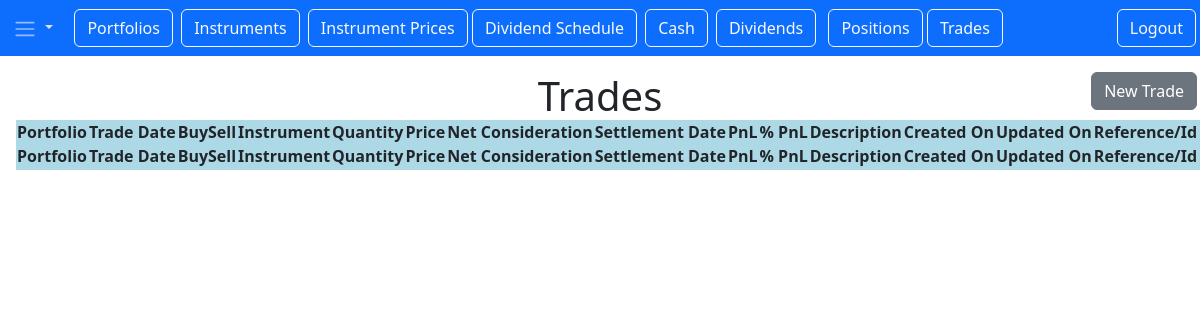
Before: /trades (signed in) with the older database file.
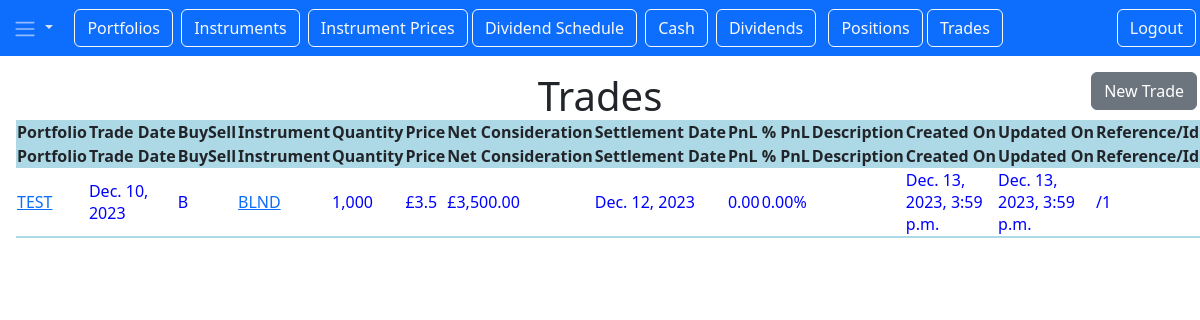
After: the same page with the newer database file.
### trade/models.py (models this page shows)
class Trade(models.Model):
    id = models.AutoField(primary_key=True)
    reference = models.CharField(max_length=20, unique=False)
    buy_sell = models.CharField(max_length=1, unique=False)
    quantity = models.DecimalField(max_digits=12, decimal_places=0)
    price = models.DecimalField(max_digits=12, decimal_places=6)
    net_consideration = models.DecimalField(max_digits=12, decimal_places=2)
    trade_date = models.DateField(null=False)
    settle_date = models.DateField(null=True)
    description = models.CharField(max_length=100, unique=False)
    pnl = models.DecimalField(max_digits=12, decimal_places=2, default=0)
    created_on = models.DateTimeField(auto_now_add=True)
    updated_on = models.DateTimeField(auto_now=True)
    portfolio = models.ForeignKey(Portfolio, on_delete=models.CASCADE)
    instrument = models.ForeignKey(Instrument, on_delete=models.CASCADE)
    user = models.ForeignKey(User, null=True, on_delete=models.SET_NULL)
    class Meta:
        db_table = "app_trade"
    @property
    def pnl_percent(self):
        return 100 * self.pnl / (self.net_consideration - self.pnl)

### portfolio/models.py (models this page shows)
class Portfolio(models.Model):
    id = models.AutoField(primary_key=True)
    name = models.CharField(max_length=10, unique=True)
    description = models.CharField(max_length= 100, unique=False)
    created_on = models.DateTimeField(auto_now_add=True)
    updated_on = models.DateTimeField(auto_now=True)
    class Meta:
        db_table = "app_portfolio"
        ordering = ('name',)
    def __str__(self):
        return f"{self.name}"

### instrument/models.py (models this page shows)
class Instrument(models.Model):
    id = models.AutoField(primary_key=True)
    code = models.CharField(max_length=10, unique=True, blank=False)
    sedol =  models.CharField(max_length =10, unique=False)
    alt_code = models.CharField(max_length=10, unique=False, default='')
    description = models.CharField(max_length=100, unique=False)
    price_source = models.CharField(max_length=20, unique=False)
    price_source_code = models.CharField(max_length=10, default='')
    dividend_info_link = models.URLField(null=False, default='')
    company_link = models.URLField(null=False, default='')
    sector = models.CharField(max_length=20, unique=False, default='')
    dividend_frequency = models.IntegerField(unique=False, default=2)
    created_on = models.DateTimeField(auto_now_add=True)
    updated_on = models.DateTimeField(auto_now=True)
    user = models.ForeignKey(User, null=True, on_delete=models.SET_NULL)
    yahoo_chart = ''
    yahoo_info = ''
    class Meta:
        db_table = "app_instrument"
        ordering = ('code',)
    def __str__(self):
        return f"{self.code}"

### trade/views.py (the view)
# urls.py: path('trades', views.TradeListView.as_view(), name='trade.list'),
class TradeListView(LoginRequiredMixin, ListView):
    model = Trade
    context_object_name = "trades"
    template_name = 'trade_list.html'
    login_url = "/login"
    def get_queryset(self):
        return Trade.objects.all().order_by('-trade_date')  # descending order

### trade/templates/trade_list.html (shortened to what this page needs)
{% extends "base.html" %}
{% load humanize %}
{% block content %}
    <h1 class="my5">Trades</h1> {{ extra_title }}
    <a href="{% url 'trade.new' %}" class="btn btn-secondary mr-0">New Trade</a>
    <table id="datatable1" class="display stripe cell-border"
           style="width:100%" searching="true">
    <thead>
        <tr >
            <th>Portfolio</th>
            <th >Trade Date</th>
            <th>BuySell</th>
            <th>Instrument</th>
            <th>Quantity</th>
            <th>Price</th>
            <th>Net Consideration</th>
            <th>Settlement Date</th>
            <th>PnL</th>
            <th>% PnL</th>
            <th>Description</th>
            <th>Created On</th>
            <th>Updated On</th>
            <th>Reference/Id</th>
        </tr>
            <tr>
            <th >Portfolio</th>
            <th >Trade Date</th>
            <th >BuySell</th>
            <th >Instrument</th>
            <th >Quantity</th>
            <th >Price</th>
            <th >Net Consideration</th>
            <th >Settlement Date</th>
            <th>PnL</th>
                <th>% PnL</th>
            <th >Description</th>
            <th >Created On</th>
            <th >Updated On</th>
            <th >Reference/Id</th>
            </tr>
    </thead>
        <tbody>
            {% for row in trades %}
            {% if row.buy_sell == 'B' %}
            <tr class="buy">
            {% else %}
            <tr class="sell">
            {% endif %}
                <td>
                    <a href="{% url 'portfolio.details' pk=row.portfolio.id %}" class="test-dark text-decoration-non">
                        {{row.portfolio}}
                    </a>
                </td>
                <td>{{row.trade_date}}</td>
                <td >{{row.buy_sell}}</td>
                <td>
                    <a href="{% url 'trade_by_portfolio_and_inst.list' portfolio=row.portfolio instrument=row.instrument %}"
                       class="test-dark text-decoration-non">
                        {{ row.instrument }}
                    </a>
                </td>
                <td>{{row.quantity |intcomma}}</td>
                <td>£{{row.price.normalize |intcomma}}</td>
                <td>£{{row.net_consideration |intcomma}}</td>
                <td>{{row.settle_date}}</td>
                <td {% if row.pnl < 0 %} style="color: red;"
                          {% else %}style="color: blue;"
                          {% endif %}>
                    {{row.pnl}}
                </td>
                <td {% if row.pnl < 0 %} style="color: red;"
                          {% else %}style="color: blue;"
                          {% endif %}>
                    {{row.pnl_percent |floatformat:2}}%</td>
                <td>{{row.description}}</td>
                <td>{{row.created_on}}</td>
                <td>{{row.updated_on}}</td>
                <td>{{row.reference}}/{{row.id}}
                </td>
            </tr>
            {% endfor %}
        </tbody>
        <tfoot>
            <tr>
            <th ></th>
            <th ></th>
            <th ></th>
            <th ></th>
            <th ></th>
            <th ></th>
            <th ></th>
            <th ></th>
            <th ></th>
            <th ></th>
                <th ></th>
            <th ></th>
            <th ></th>
            <th ></th>
            </tr>
        </tfoot>
    </table>
{% endblock %}

Changed rows visible on the page:
added Trade: portfolio "TEST", trade_date "Dec. 10, 2023", buy_sell "B", instrument "BLND", quantity "1,000", price.normalize "3.5", net_consideration "3,500.00", settle_date "Dec. 12, 2023", pnl "0.00", pnl_percent "0.00", created_on "Dec. 13, 2023, 3:59 p.m.", updated_on "Dec. 13, 2023, 3:59 p.m.", id "1"
